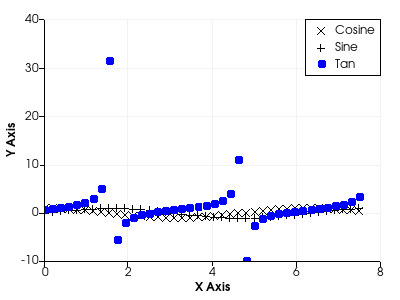

This figure's Python source:
#!/usr/bin/env python
# Demonstrate a scatter plot with multiple marker styles using vtkChartXY.

import math

import vtkmodules.vtkInteractionStyle  # noqa: F401
import vtkmodules.vtkRenderingContextOpenGL2  # noqa: F401
import vtkmodules.vtkRenderingOpenGL2  # noqa: F401

from vtkmodules.vtkChartsCore import vtkChartXY, vtkPlotPoints
from vtkmodules.vtkCommonCore import vtkFloatArray, vtkStringArray
from vtkmodules.vtkCommonDataModel import vtkTable
from vtkmodules.vtkRenderingContext2D import vtkContextActor
from vtkmodules.vtkRenderingCore import (
    vtkRenderWindow,
    vtkRenderWindowInteractor,
    vtkRenderer,
)

# Create a table with some points in it.
table = vtkTable()

arr_x = vtkFloatArray()
arr_x.SetName("X Axis")
table.AddColumn(arr_x)

arr_c = vtkFloatArray()
arr_c.SetName("Cosine")
table.AddColumn(arr_c)

arr_s = vtkFloatArray()
arr_s.SetName("Sine")
table.AddColumn(arr_s)

arr_t = vtkFloatArray()
arr_t.SetName("Tan")
table.AddColumn(arr_t)

labels = vtkStringArray()
labels.SetName("Labels")
table.AddColumn(labels)

num_points = 40
inc = 7.5 / (num_points - 1)
table.SetNumberOfRows(num_points)
for i in range(num_points):
    table.SetValue(i, 0, i * inc)
    table.SetValue(i, 1, math.cos(i * inc))
    table.SetValue(i, 2, math.sin(i * inc))
    table.SetValue(i, 3, math.tan(i * inc) + 0.5)
    table.SetValue(i, 4, "Odd" if i % 2 else "Even")

# Set up a chart.
chart = vtkChartXY()
chart.SetShowLegend(True)

# Add multiple scatter plots.
points = chart.AddPlot(vtkChartXY.POINTS)
points.SetInputData(table, 0, 1)
points.SetColor(0, 0, 0, 255)
points.SetWidth(1.0)
points.SetIndexedLabels(labels)
points.SetTooltipLabelFormat("{i} from {l} ({x}, {y})")
vtkPlotPoints.SafeDownCast(points).SetMarkerStyle(vtkPlotPoints.CROSS)

points = chart.AddPlot(vtkChartXY.POINTS)
points.SetInputData(table, 0, 2)
points.SetColor(0, 0, 0, 255)
points.SetWidth(1.0)
vtkPlotPoints.SafeDownCast(points).SetMarkerStyle(vtkPlotPoints.PLUS)

points = chart.AddPlot(vtkChartXY.POINTS)
points.SetInputData(table, 0, 3)
points.SetColor(0, 0, 255, 255)
points.SetWidth(4.0)
points.SetIndexedLabels(labels)

# Context actor and scene wiring.
context_actor = vtkContextActor()
context_actor.GetScene().AddItem(chart)

# Renderer
renderer = vtkRenderer()
renderer.SetBackground(1.0, 1.0, 1.0)
context_actor.GetScene().SetRenderer(renderer)
renderer.AddActor(context_actor)

# Window
render_window = vtkRenderWindow()
render_window.SetSize(400, 300)
render_window.SetMultiSamples(0)
render_window.AddRenderer(renderer)
render_window.SetWindowName("scatter plot test")

# Interactor
interactor = vtkRenderWindowInteractor()
interactor.SetRenderWindow(render_window)

interactor.Initialize()
interactor.Start()
